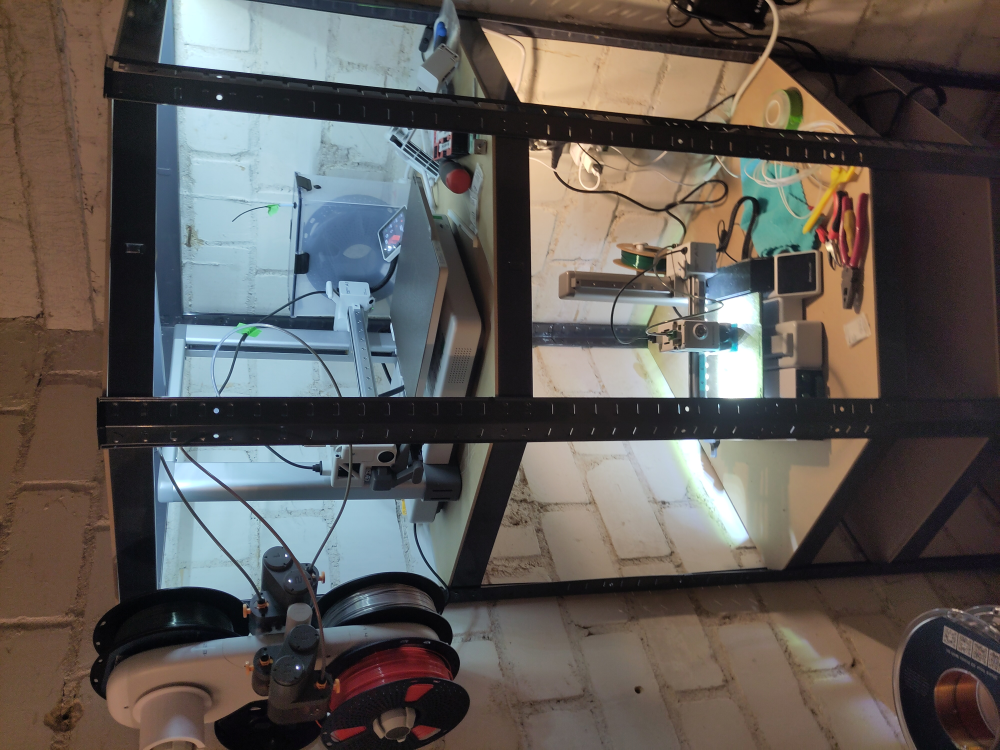
#> input picture resources/drucker_setup.jpg, 4000 x 3000 px (shown at 1/4 size); its folder holds only this picture in this run
$ python image_compress.py
#> lines starting #> are read from the running program, lines starting #| are printed output that depends on the picture
import os
from PIL import Image, ImageOps

def optimize_images(root_dir, max_size=(1280, 1280), quality=80):
#> called with root_dir = 'resources', max_size = (1280, 1280), quality = 80
    for subdir, dirs, files in os.walk(root_dir):
        for file in files:
            if file.lower().endswith(('.jpg', '.jpeg', '.png')):
                file_path = os.path.join(subdir, file)
                webp_path = os.path.splitext(file_path)[0] + '.webp'

                # Force re-processing to fix rotation issues
                try:
                    with Image.open(file_path) as img:
                        # Fix orientation based on EXIF data
#> img is the input picture: PIL image 4000x3000 RGB; mean R, G, B 95.1, 90.2, 86.1
                        img = ImageOps.exif_transpose(img)
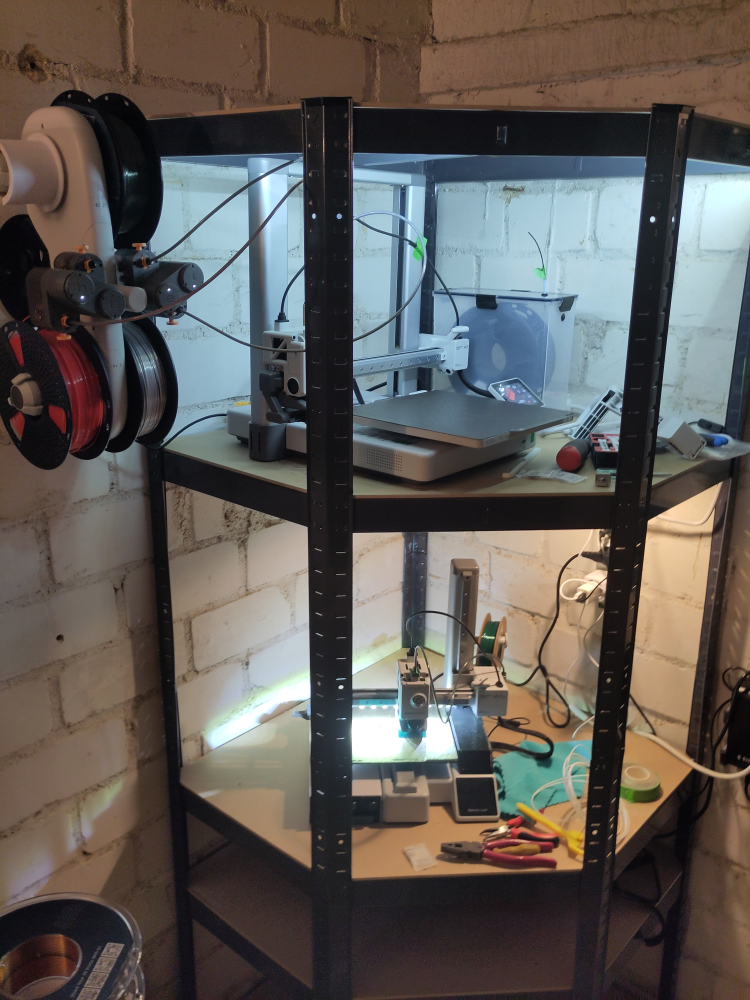
#> img: PIL image 3000x4000 RGB (shown at 1/4 size); mean R, G, B 95.1, 90.2, 86.1

                        # Convert to RGB if necessary
                        if img.mode in ('RGBA', 'P'):
                            img = img.convert('RGB')

                        # Resize
                        img.thumbnail(max_size, Image.Resampling.LANCZOS)
#> img: PIL image 960x1280 RGB

                        # Save as WebP
                        img.save(webp_path, 'WEBP', quality=quality)
                        print(f"Optimized: {file} -> {os.path.basename(webp_path)}")

                except Exception as e:
                    print(f"Error processing {file}: {e}")

if __name__ == "__main__":
    base_dir = os.path.dirname(os.path.dirname(os.path.abspath(__file__)))
    resources_dir = os.path.join(base_dir, 'resources')
    optimize_images(resources_dir)
